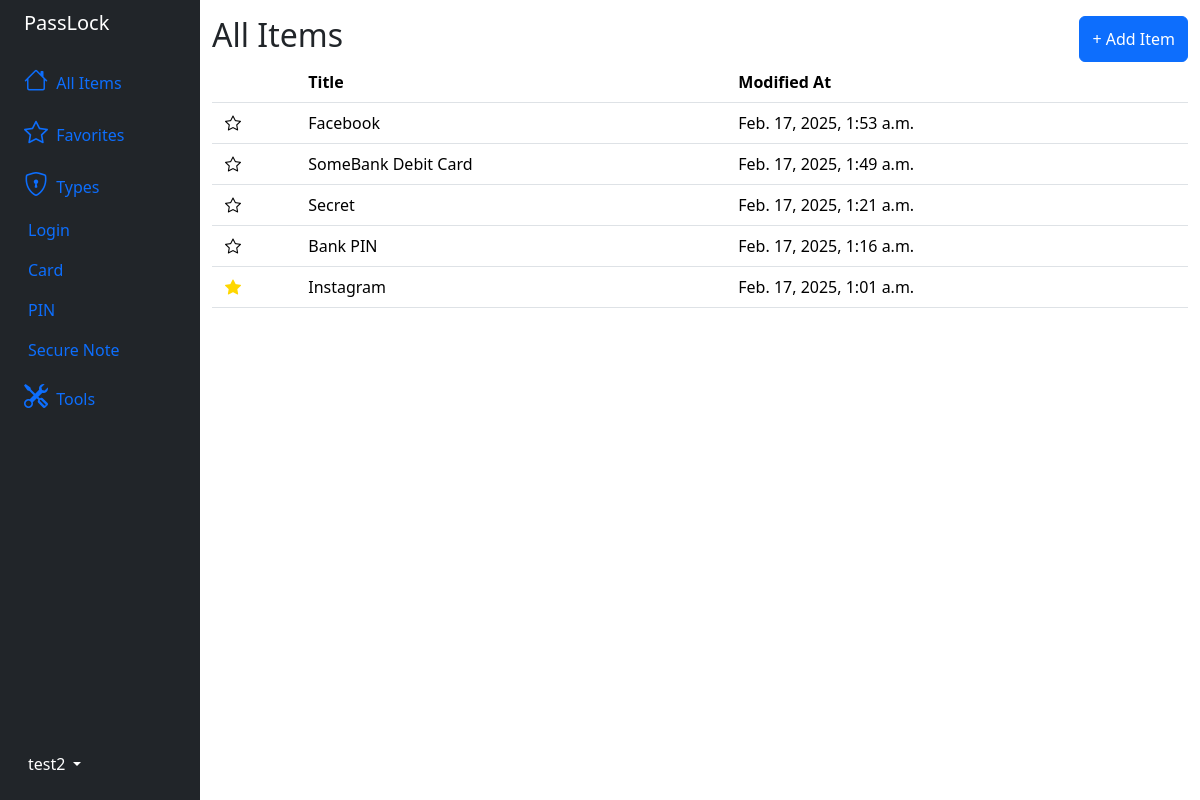
The app's page / (signed in), older data.
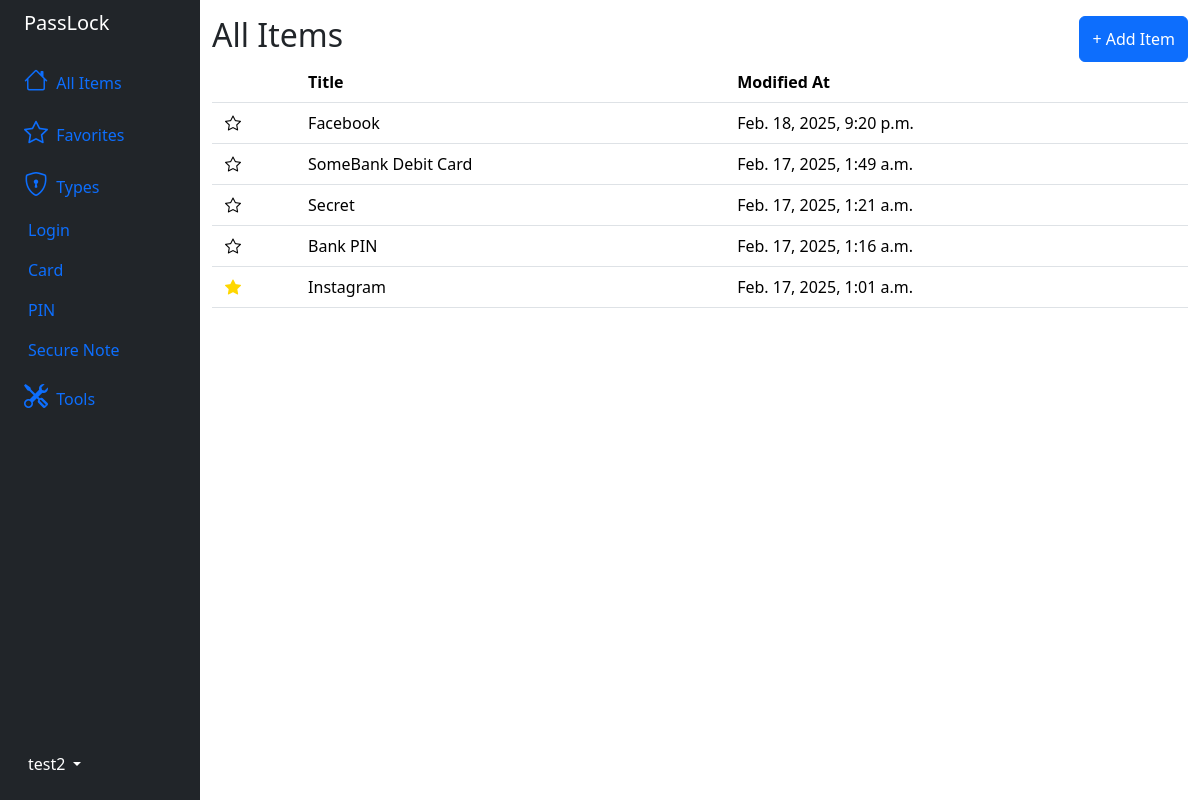
The same page, newer data.
### password_manager/models.py (models this page shows)
class CommonInfo(models.Model):
    user = models.ForeignKey(User, on_delete=models.CASCADE)
    name = models.CharField(max_length=100)
    modified_at = models.DateTimeField(auto_now=True)
    created_at = models.DateTimeField(auto_now_add=True)
    is_favorited = models.BooleanField(default=False)
    class Meta:
        abstract = True

class Login(CommonInfo):
    id = models.UUIDField(primary_key=True, default=uuid.uuid4, editable=False)
    username = models.CharField(max_length=100)
    password = models.CharField(max_length=100)
    website = models.URLField(null=True, blank=True)
    note = models.TextField(blank=True)
    password_nonce = models.CharField(max_length=24, default="")
    password_tag = models.CharField(max_length=24, default="")

### password_manager/views.py (the view)
# urls.py: path("", views.index, name="index"),
@login_required(login_url="/login")
def index(request):
    user_id = request.user.id
    login = Login.objects.filter(user_id=user_id)
    card = Card.objects.filter(user_id=user_id)
    pin = PIN.objects.filter(user_id=user_id)
    secure_note = SecureNote.objects.filter(user_id=user_id)
    credentials_list = list(chain(login, card, pin, secure_note))
    credentials = sorted(credentials_list, key=lambda credential:credential.modified_at, reverse=True)
    return render(request, "password_manager/index.html", {
        "credentials": credentials
    })

### password_manager/templates/password_manager/index.html (shortened to what this page needs)
{% extends "password_manager/layout.html" %}
{% load static %}
{% block body %}
    <div class="space-between">
        <h2>All Items</h2>
        <button type="button" class="btn btn-primary" data-bs-toggle="modal" data-bs-target="#exampleModal">
            + Add Item
        </button>
    </div>
    <table class="table table-hover">
        <thead>
          <tr>
            <th scope="col"></th>
            <th scope="col">Title</th>
            <th scope="col">Modified At</th>
          </tr>
        </thead>
        <tbody>
          {% for credential in credentials %}
            {% if credential.password %}
                <tr class=table-row data-bs-toggle="offcanvas" data-type="login" data-uuid="{{ credential.id }}" data-bs-target="#offcanvasScrolling" aria-controls="offcanvasScrolling">
                    {% if credential.is_favorited %}
                        <td><button class="favorite-btn"><i class="bi bi-star-fill favorite"></i></button></td>
                    {% else %}
                        <td><button class="favorite-btn"><i class="bi bi-star"></i></button></td>
                    {% endif %}
                    <td>{{ credential.name }}</td>
                    <td>{{ credential.modified_at }}</td>
                </tr>
            {% elif credential.number %}
                <tr class=table-row data-bs-toggle="offcanvas" data-type="card" data-uuid="{{ credential.id }}" href="#offcanvasScrolling" aria-controls="offcanvasScrolling">
                    {% if credential.is_favorited %}
                        <td><button class="favorite-btn"><i class="bi bi-star-fill favorite"></i></button></td>
                    {% else %}
                        <td><button class="favorite-btn"><i class="bi bi-star"></i></button></td>
                    {% endif %}
                    <td>{{ credential.name }}</td>
                    <td>{{ credential.modified_at }}</td>
                </tr>
            {% elif credential.code %}
                <tr class=table-row data-bs-toggle="offcanvas" data-type="pin" data-uuid="{{ credential.id }}" href="#offcanvasScrolling" aria-controls="offcanvasScrolling">
                    {% if credential.is_favorited %}
                        <td><button class="favorite-btn"><i class="bi bi-star-fill favorite"></i></button></td>
                    {% else %}
                        <td><button class="favorite-btn"><i class="bi bi-star"></i></button></td>
                    {% endif %}
                    <td>{{ credential.name }}</td>
                    <td>{{ credential.modified_at }}</td>
                </tr>
            {% else %}
                <tr class=table-row data-bs-toggle="offcanvas" data-type="secure-note" data-uuid="{{ credential.id }}" href="#offcanvasScrolling" aria-controls="offcanvasScrolling">
                    {% if credential.is_favorited %}
                        <td><button class="favorite-btn"><i class="bi bi-star-fill favorite"></i></button></td>
                    {% else %}
                        <td><button class="favorite-btn"><i class="bi bi-star"></i></button></td>
                    {% endif %}
                    <td>{{ credential.name }}</td>
                    <td>{{ credential.modified_at }}</td>
                </tr>
            {% endif %}
          {% endfor %}
        </tbody>
      </table>
{% endblock %}

Row changes from the older to the newer data that the page shows:
changed Login "Facebook": modified_at "Feb. 17, 2025, 1:53 a.m." → "Feb. 18, 2025, 9:20 p.m."
